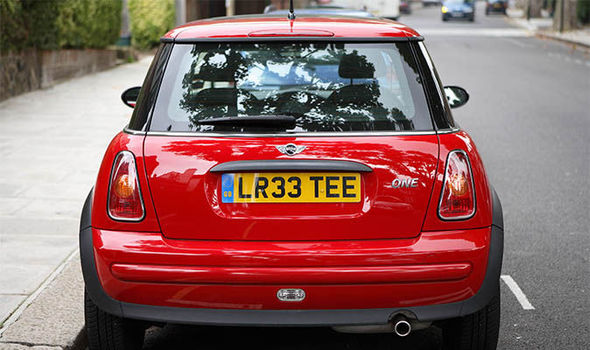
#> input picture 02-ProjectFiles/Img1.jpg, 590 x 350 px; its folder holds only this picture in this run
$ python -i Plate_Detection.py   (imports and definitions only)
#> lines starting #> are read from the running program, lines starting #| are printed output that depends on the picture
import numpy as np
import cv2
import skimage.io as io
from skimage.color import rgb2gray
from scipy.signal import convolve2d
import matplotlib.pyplot as plt
from scipy import signal as sig
from scipy.ndimage import gaussian_filter
from commonfunctions import *


# [59 lines left out: functions Preprocess, SobelFilter, MorhOperations, extractImages, GammaCorrection, not called in this run]

def my_cornerHarris(Orignal_img):
    img = rgb2gray(Orignal_img)
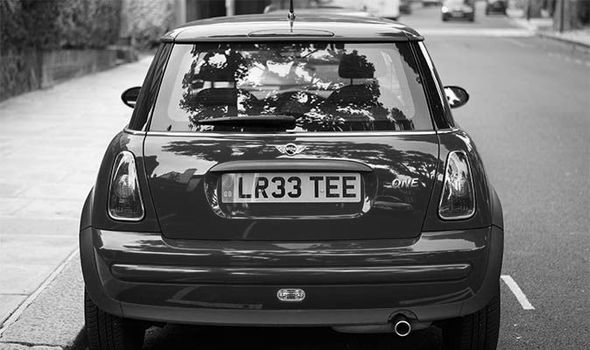
#> img: shape (350, 590) float64; min 0, max 1, mean 0.432
    # Sobel Algorithm =>
    fx = np.array([[-1, 0, 1], [-2, 0, 2], [-1, 0, 1]])
    fy = np.array([[1, 2, 1], [0, 0, 0], [-1, -2, -1]])
    I_x = sig.convolve2d(img, fx, mode='same')
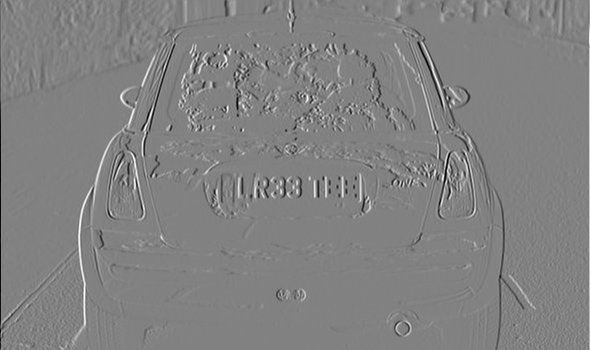
#> I_x: shape (350, 590) float64; min -3.76, max 3.62, mean 0.00103; drawn with min black and max white
    I_y = sig.convolve2d(img, fy, mode='same')
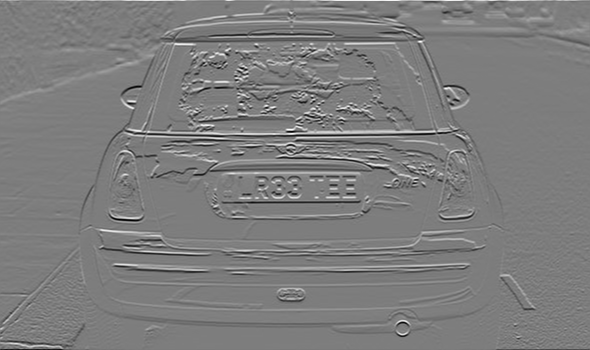
#> I_y: shape (350, 590) float64; min -3.77, max 3.88, mean -0.00377; drawn with min black and max white
    Ixx = gaussian_filter(I_x ** 2, sigma=4)
    Ixy = gaussian_filter(I_y * I_x, sigma=4)
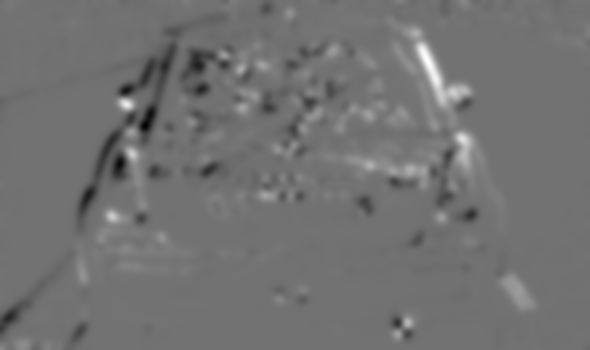
#> Ixy: shape (350, 590) float64; min -0.804, max 0.992, mean 0.000137; drawn with min black and max white
    Iyy = gaussian_filter(I_y ** 2, sigma=4)
    k = 0.05
    detA = Ixx * Iyy - Ixy ** 2
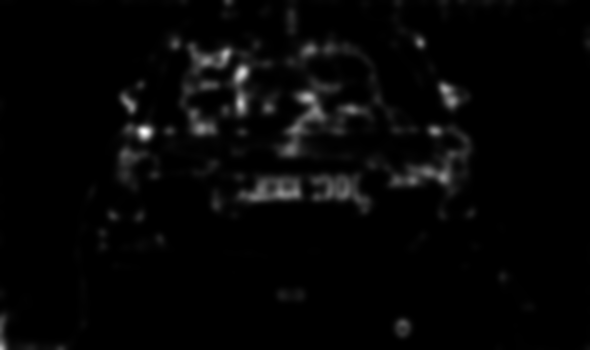
#> detA: shape (350, 590) float64; min 4.17e-12, max 3.1, mean 0.0756; drawn with min black and max white
    traceA = Ixx + Iyy
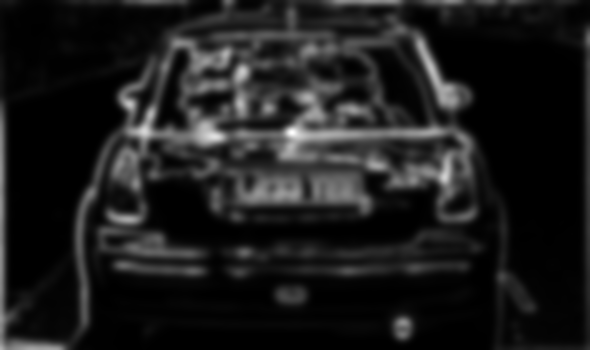
#> traceA: shape (350, 590) float64; min 0.00012, max 4.34, mean 0.492; drawn with min black and max white
    harris_response = detA - k * traceA ** 2
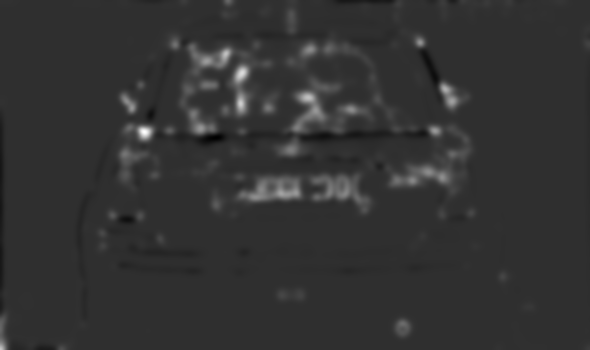
#> harris_response: shape (350, 590) float64; min -0.556, max 2.43, mean 0.043; drawn with min black and max white
    return harris_response


# [84 lines left out: function Working_Harris, not called in this run]

>>> import cv2
>>> picture = cv2.cvtColor(cv2.imread('Img1.jpg'), cv2.COLOR_BGR2RGB)
>>> result = my_cornerHarris(picture)

$ run again, on 02-ProjectFiles/img2.JPG
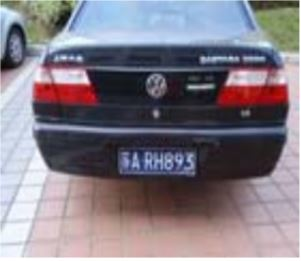
#> input picture 02-ProjectFiles/img2.JPG, 301 x 261 px
#> in my_cornerHarris, `Ixy = gaussian_filter(I_y * I_x, sigma=4)`:
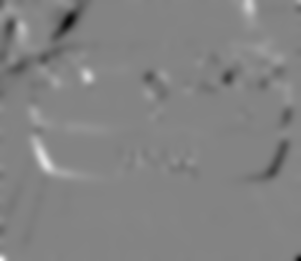
#> Ixy: shape (261, 301) float64; min -0.337, max 0.315, mean -0.0015; drawn with min black and max white
#> in my_cornerHarris, `harris_response = detA - k * traceA ** 2`:
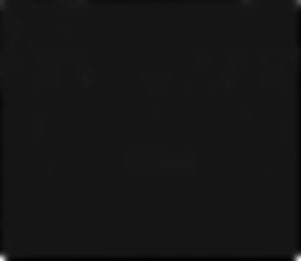
#> harris_response: shape (261, 301) float64; min -0.579, max 6.2, mean -0.0068; drawn with min black and max white
